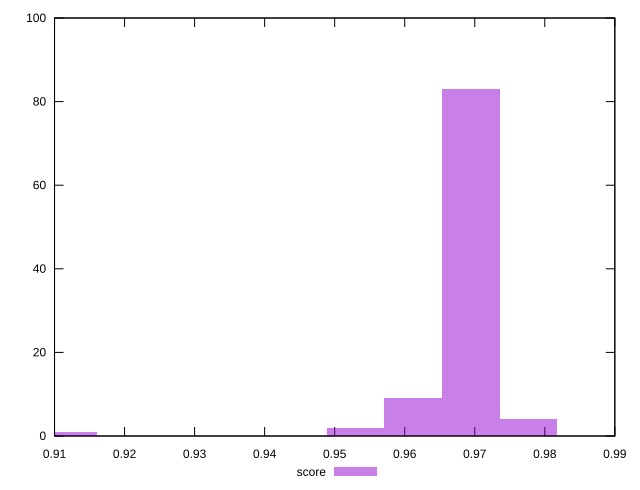

gnuplot code for this plot:
reset

$score <<EOF
0.9694348549751606 83
0.9530037557382934 2
0.961219305356727 9
0.9776504045935941 4
0.9119260076461256 1
0.9940815038304612 1
EOF

set key outside below
set boxwidth 0.008215549618433564
set xrange [0.91:0.99]
set yrange [0:100]
set trange [0:100]
set style fill transparent solid 0.5 noborder
set terminal svg size 640, 490 enhanced background rgb 'white'
set output "report_00020_2021-02-19T21:17:38.612Z2/speed-index/samples/pages+cached+noadtech/score/histogram.svg"

plot $score title "score" with boxes

reset
